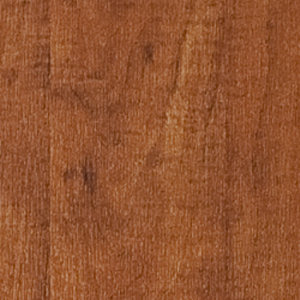
#> input picture origin_images/1.png, 300 x 300 px, found by its file name
$ python preprocess.py
#> lines starting #> are read from the running program, lines starting #| are printed output that depends on the picture; after the words box and inside, x2 and y2 are one past the last pixel; in counts of white or black regions, pixels touching at a corner belong together
import numpy as np
import cv2 as cv


# --------------------------main-------------------------------------------

#----------------------------read and show image------------------------
cv.namedWindow('origin', cv.WINDOW_AUTOSIZE)
cv.namedWindow('defect', cv.WINDOW_AUTOSIZE)
cv.moveWindow('origin', 100, 100)
cv.moveWindow('defect', 500, 100)

img = cv.imread('./origin_images/1.png')
#> img is the input picture: shape (300, 300, 3); mean B, G, R 48.7, 84.5, 147.2
# res = cv.resize(img, (300, 600), interpolation=cv.INTER_CUBIC)

cv.imshow('origin', img)

#---------------------------add some defects----------------------------
# we add defect as some points, whose r,g,b=(64,28,11)

# get the cols and rows of image
rows, cols, chs = img.shape
#> rows = 300; cols = 300; chs = 3
print('rows:', rows, 'cols:', cols)
#| rows: 300 cols: 300


# generate the defect center and range randomly
center_x = int(np.random.normal(rows / 2, 50.0))
#> center_x = 238
center_y = int(np.random.normal(cols / 2, 50.0))
#> center_y = 170
df_range = int(np.random.normal(4, 0.01))
print('x:', center_x, 'y:', center_y, 'range:', df_range)
#| x: 238 y: 170 range: 4

# draw defect around the defect center, and record the rectangle around the defect
draw = img
array_x = []
array_y = []

for i in range(1, df_range**2):
    df_x = int(np.random.normal(center_x, df_range))
    df_y = int(np.random.normal(center_y, df_range))
    # cv.circle(draw, (df_x, df_y), 2, (11, 28, 64),2)
    cv.circle(draw, (df_x, df_y), 3, (120, 160, 179), 6)

    array_x.append(df_x)
    array_y.append(df_y)
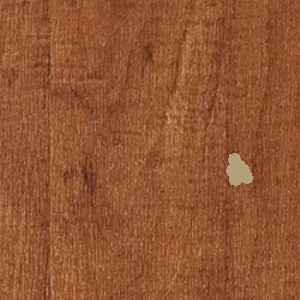
#> draw: shape (300, 300, 3); 0.66% of pixels changed, all inside (x1, y1, x2, y2) = (226, 153, 253, 186)
#> after the loop, array_x = [246, 234, 237, 239, 243, 238, 239, 237, 234, 240, 235, 232, 237, 243, 239]; array_y = [177, 173, 169, 170, 173, 171, 175, 171, 159, 173, 179, 170, 176, 170, 166]

max_x = np.amax(array_x)
#> max_x = 246
min_x = np.amin(array_x)
#> min_x = 232
max_y = np.amax(array_y)
#> max_y = 179
min_y = np.amin(array_y)
#> min_y = 159

# smooth the image around the defect, using filtering
offset = 6
roi_img = draw[(min_y - offset):(max_y +
                                 offset), (min_x - offset):(max_x + offset)]
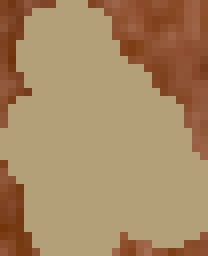
#> roi_img: shape (32, 26, 3) (shown 8 times larger); mean B, G, R 98.2, 135.8, 166.8
roi_img = cv.blur(roi_img, (4, 4))
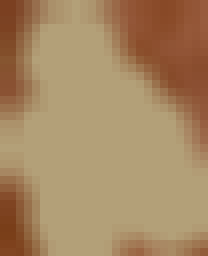
#> roi_img: shape (32, 26, 3) (shown 8 times larger); mean B, G, R 98.3, 136, 166.8

draw[(min_y - offset):(max_y +
                       offset), (min_x - offset):(max_x + offset)] = roi_img
#> draw: shape (300, 300, 3); 0.45% of pixels changed, all inside (x1, y1, x2, y2) = (226, 153, 252, 185)

# show result
cv.imshow('defect', draw)

# --------------------save defect image and set labels--------------------------
name = "./generated_images/spotted.png"
cv.imwrite(name, draw)


cv.waitKey(0)
